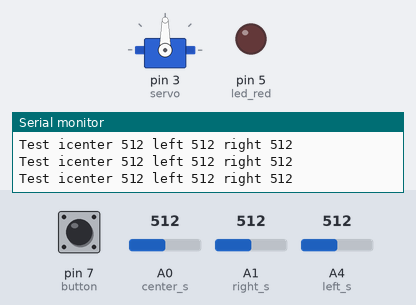
Bench run of a sketch on a simulated Arduino Uno, built with avr-gcc and run on an emulated ATmega328P. Parts: servo, output pins drawn as LEDs (lit = HIGH), the last lines printed to the serial monitor. Inputs (shaded band) come from the test bench; at power-on: A1 (right_s) = 512, A0 (center_s) = 512, A4 (left_s) = 512, pin 7 (button) LOW.

Above: at 1.2 s.
1.3 s: A1 (right_s) set to 601
10.4 s: A1 (right_s) set to 622
At 10.57 s:
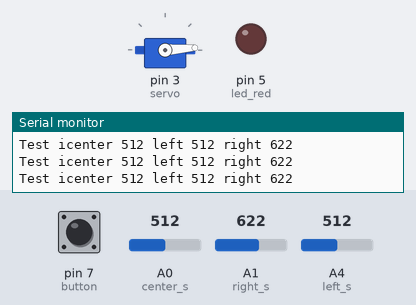
13.9 s: A0 (center_s) set to 530
At 18.62 s:
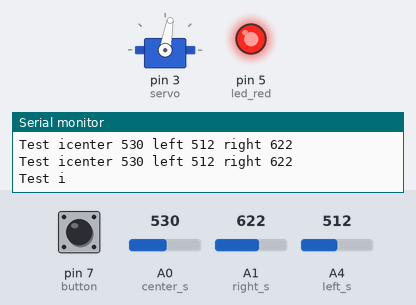
25.9 s: A4 (left_s) set to 623
29.4 s: A4 (left_s) set to 646
At 29.6 s:
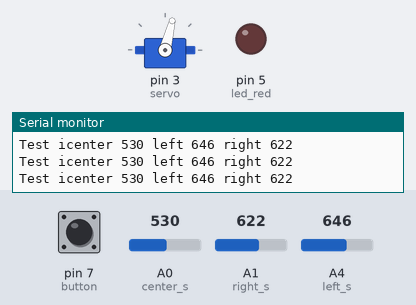
37.6 s: A4 (left_s) set to 511
At 37.6 s:
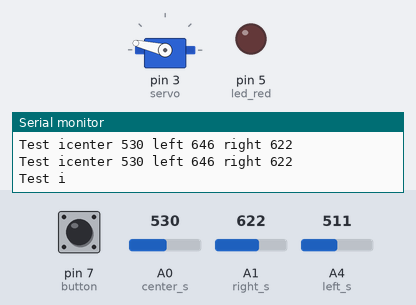
Timing chart, 0 to 48.7 s (numbered marks = the images above; inputs shaded):
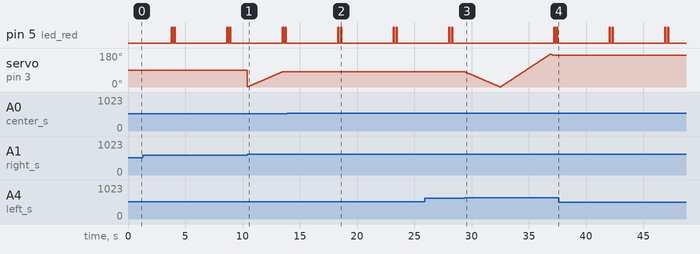

Measured:
- the behaviour switches between 612 and 613 on A1 (right_s) (found by bisection; images 0 and 1)
- the behaviour switches between 521 and 522 on A0 (center_s) (found by bisection; images 1 and 2)
- the behaviour switches between 630 and 631 on A4 (left_s) (found by bisection; images 2 and 3)
- after the input at 13.9 s, servo on pin 3 (servo): stops changing and stays 80°
- after the input at 37.6 s, servo on pin 3 (servo): stops changing and stays 167°

The sketch:

solarpanel.ino
```cpp
//Solarpanel
//Bernd

#include <Servo.h>
Servo servo;
int max = 175;//anpassen
int min = 0;//anpassen
int step = 1;//anpasen
int toleranz = 100;//anpassen
int pos = 0;
int run = 100;//anpassen

//sensor
int left_s = A4;
int right_s = A1;
int center_s = A0;

int left = 0;
int right = 0;
int center = 0;
//_______________________windrad/bell___________________________________
#include "pitches.h"

// notes in the melody:
int melody[] = {
  NOTE_C4, NOTE_G3, NOTE_G3, NOTE_A3, NOTE_G3, 0, NOTE_B3, NOTE_C4
};


// note durations: 4 = quarter note, 8 = eighth note, etc.:
int noteDurations[] = {
  4, 8, 8, 4, 4, 4, 4, 4
};

int button = 7;
boolean pressed = false;
int led_red = 5;
//__________________________________________________________________


void setup() {
  //define pin
  Serial.begin(9600);
  pinMode(left_s,INPUT);
  pinMode(right_s,INPUT);
  pinMode(center_s,INPUT);

  pinMode(led_red,OUTPUT);
  servo.attach(3);

}

void loop() {
  //void check_brigthness(){
  Serial.print("Test");
  for(int i = 0;i <run;i++){
    correctPosition();
    delay(15);
    Serial.print("Test i");
  }
  //-----------------------bell-----------------------------------
   pressed = digitalRead(button);
  if(pressed){
    playMelody();
    pressed = false;
  }
  redBlink();

}

void correctPosition(){
  // werte müssen noch angepasst werden
  /*
   * Alle Sensoren bei "gleichmäßigem" Licht von oben überprüfen
   * Dann mit Taschenlampe alle testen
   */
  center = analogRead(center_s);
  right = analogRead(right_s);
  left = analogRead(left_s);
  Serial.print("center ");
  Serial.print(center);
  Serial.print(" left ");
  Serial.print(left);
  Serial.print(" right ");
  Serial.println(right);


  if(right > (center+toleranz)){
    if((pos+step) > max){
      go_min();
    }else{
     pos = pos +step;
     servo.write(pos);
    }
  }
  if(left > (center+toleranz)){
    if((pos-step) < min){
      go_max();
    }else{
      pos = pos - step;
      servo.write(pos);
    }
  }
}

//move panel to minimal position
void go_min(){
  while(pos > min){
    pos = pos - step;
    servo.write(pos);
    delay(25);
  }
}

//move panel to maximal position
void go_max(){
  while(pos < max){
    pos = pos + step;
    servo.write(pos);
    delay(25);
  }
}

void playMelody(){
  // iterate over the notes of the melody:
  for (int thisNote = 0; thisNote < 8; thisNote++) {

    // to calculate the note duration, take one second
    // divided by the note type.
    //e.g. quarter note = 1000 / 4, eighth note = 1000/8, etc.
    int noteDuration = 1000 / noteDurations[thisNote];
    tone(11, melody[thisNote], noteDuration);

    // to distinguish the notes, set a minimum time between them.
    // the note's duration + 30% seems to work well:
    int pauseBetweenNotes = noteDuration * 1.30;
    delay(pauseBetweenNotes);
    // stop the tone playing:
    noTone(11);
  }
}

void redBlink(){
  digitalWrite(led_red,HIGH);
  delay(100);
  digitalWrite(led_red,LOW);
  delay(150);
  digitalWrite(led_red,HIGH);
  delay(100);
  digitalWrite(led_red,LOW);
  delay(700);

}
```

pitches.h
```cpp
/*************************************************
 * Public Constants
 *************************************************/

#define NOTE_B0  31
#define NOTE_C1  33
#define NOTE_CS1 35
#define NOTE_D1  37
#define NOTE_DS1 39
#define NOTE_E1  41
#define NOTE_F1  44
#define NOTE_FS1 46
#define NOTE_G1  49
#define NOTE_GS1 52
#define NOTE_A1  55
#define NOTE_AS1 58
#define NOTE_B1  62
#define NOTE_C2  65
#define NOTE_CS2 69
#define NOTE_D2  73
#define NOTE_DS2 78
#define NOTE_E2  82
#define NOTE_F2  87
#define NOTE_FS2 93
#define NOTE_G2  98
#define NOTE_GS2 104
#define NOTE_A2  110
#define NOTE_AS2 117
#define NOTE_B2  123
#define NOTE_C3  131
#define NOTE_CS3 139
#define NOTE_D3  147
#define NOTE_DS3 156
#define NOTE_E3  165
#define NOTE_F3  175
#define NOTE_FS3 185
#define NOTE_G3  196
#define NOTE_GS3 208
#define NOTE_A3  220
#define NOTE_AS3 233
#define NOTE_B3  247
#define NOTE_C4  262
#define NOTE_CS4 277
#define NOTE_D4  294
#define NOTE_DS4 311
#define NOTE_E4  330
#define NOTE_F4  349
#define NOTE_FS4 370
#define NOTE_G4  392
#define NOTE_GS4 415
#define NOTE_A4  440
#define NOTE_AS4 466
#define NOTE_B4  494
#define NOTE_C5  523
#define NOTE_CS5 554
#define NOTE_D5  587
#define NOTE_DS5 622
#define NOTE_E5  659
#define NOTE_F5  698
#define NOTE_FS5 740
#define NOTE_G5  784
#define NOTE_GS5 831
#define NOTE_A5  880
#define NOTE_AS5 932
#define NOTE_B5  988
#define NOTE_C6  1047
#define NOTE_CS6 1109
#define NOTE_D6  1175
#define NOTE_DS6 1245
#define NOTE_E6  1319
#define NOTE_F6  1397
#define NOTE_FS6 1480
#define NOTE_G6  1568
#define NOTE_GS6 1661
#define NOTE_A6  1760
#define NOTE_AS6 1865
#define NOTE_B6  1976
#define NOTE_C7  2093
#define NOTE_CS7 2217
#define NOTE_D7  2349
#define NOTE_DS7 2489
#define NOTE_E7  2637
#define NOTE_F7  2794
#define NOTE_FS7 2960
#define NOTE_G7  3136
#define NOTE_GS7 3322
#define NOTE_A7  3520
#define NOTE_AS7 3729
#define NOTE_B7  3951
#define NOTE_C8  4186
#define NOTE_CS8 4435
#define NOTE_D8  4699
#define NOTE_DS8 4978
```
